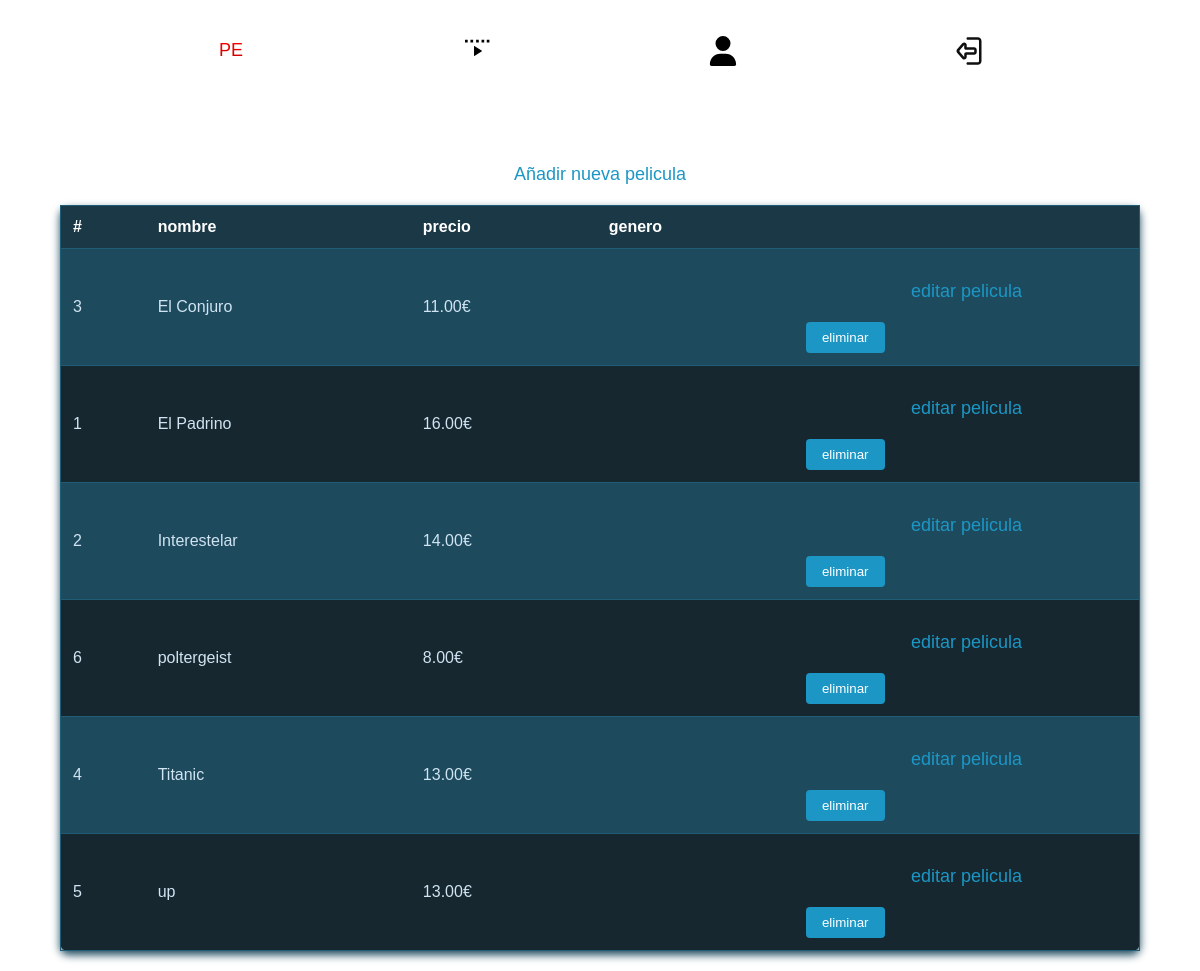
The page /panel/index.php (signed in) on the database its author committed.
### tables this page shows
CREATE TABLE peliculas (
pelicula_id BIGINT UNSIGNED NOT NULL AUTO_INCREMENT PRIMARY KEY,
nombre VARCHAR(100) NOT NULL, 
precio DECIMAL (6,2) NOT NULL,
 genero ENUM(
        'accion', 
        'aventura', 
        'comedia', 
        'drama', 
        'terror', 
        'ciencia ficcion', 
        'fantasia', 
        'suspenso', 
        'romance', 
        'musical', 
        'documental', 
        'animacion', 
        'misterio', 
        'historico', 
        'crimen'
    ),
descripcion TEXT,
imagen MEDIUMBLOB
);

### src/ObtenerPeliculas.php (called while the page is built, shortened)
<?php
class ObtenerPeliculas
{
    public static function getAll(): array
    {
        $conn = Connection::conn();
        $query = "SELECT * FROM  peliculas ORDER BY nombre";
        $result = $conn->query($query);
        return $result->fetch_all(MYSQLI_ASSOC);
    }
}

### public/panel/index.php (the view, shortened to what this page needs)
<?php
$peliculas = ObtenerPeliculas::getAll();
?>
<!DOCTYPE html>
<html lang="es">
<head>
	<link rel="stylesheet" href="/css/header.css">
	<link rel="stylesheet" href="/css/panel/tables.css">
</head>
<?php include_once '../../resources/panel/header.php' ?>
<body>
	<h1>Peliculas</h1>
	<a href="/panel/crear.php">Añadir nueva pelicula</a>
	<table>
		<tr>
			<th>#</th>
			<th>nombre</th>
			<th>precio</th>
			<th>genero</th>
			<th></th>
		</tr>
		<?php foreach ($peliculas as $pelicula) { ?>
			<tr>
				<td><?php echo $pelicula['pelicula_id'] ?></td>
				<td><?php echo $pelicula['nombre'] ?></td>
				<td><?php echo $pelicula['precio'] ?>€</td>
				<td><?php echo $pelicula['genero'] ?></td>
				<td>
					<a href="/panel/editar.php?pelicula_id=<?php echo $pelicula['pelicula_id'] ?>">editar pelicula</a>
					<form method="post">
						<input type="submit" name="action" value="eliminar">
					</form>
				</td>
			</tr>
		<?php } ?>
	</table>
</body>
</html>

### resources/panel/header.php
<header class="header">
    <nav>
        <ul>
            <li>
                <div class="container__icon">
                    <a href="/panel"><img src="/svg/logo.svg" alt="logo" class="icon"></a>
                </div>
            </li>
            <li class="cart">
                <div class="container__icon">
                    <a href="/panel/index.php"><img src="/svg/nav/films.svg" alt="glass" title="administrar peliculas" class="icon"></a>
                </div>
            </li>
            <li>
                <div class="container__icon">
                    <a href="/panel/usuarios.php"><img src="/svg/login/user.svg" alt="usuarios" title="administrar usuarios" class="icon"></a>
                </div>
            </li>
            <li>
                <div class="container__icon">
                    <a href="/panel/logout.php"><img src="/svg/nav/logOut.svg" alt="log out" title="cerrar sesion" class="icon"></a>
                </div>
            </li>
        </ul>
    </nav>
</header>

### public/css/header.css (style rules this page uses)
* { padding: 0; margin: 0; box-sizing: border-box; }
header.header { padding: 1em; display: flex; justify-content: center; grid-area: header; min-width: 100%; }
header.header nav { flex: 1; }
header.header nav .icon { width: 30px; height: 30px; }
header.header nav ul { display: flex; align-items: center; justify-content: space-evenly; gap: 1em; }
header.header nav ul li { list-style: none; }

### public/css/panel/tables.css (style rules this page uses)
body { color: #d0e4f1; font-family: Arial, sans-serif; }
h1 { text-align: center; color: #ffffff; }
a { color: #1c97c5; text-decoration: none; font-size: 18px; margin: 20px 0; display: block; text-align: center; }
table { width: 90%; margin: 20px auto; border-collapse: collapse; background-color: #162730; border: 1px solid #205c76; border-radius: 8px; box-shadow: 0 4px 8px #1e4a5e; }
th, td { padding: 12px; text-align: left; border-bottom: 1px solid #205c76; }
th { background-color: #1b3846; color: #ffffff; font-weight: bold; }
tr:nth-child(even) { background-color: #1e4a5e; }
button, input[type=submit] { background-color: #1c97c5; border: none; color: #ffffff; padding: 8px 16px; cursor: pointer; border-radius: 4px; transition: background-color 0.3s ease; }
form { display: inline; }

### rows shown on the page
peliculas: pelicula_id "3", nombre "El Conjuro", precio "11.00"
peliculas: pelicula_id "1", nombre "El Padrino", precio "16.00"
peliculas: pelicula_id "2", nombre "Interestelar", precio "14.00"
peliculas: pelicula_id "6", nombre "poltergeist", precio "8.00"
peliculas: pelicula_id "4", nombre "Titanic", precio "13.00"
peliculas: pelicula_id "5", nombre "up", precio "13.00"
